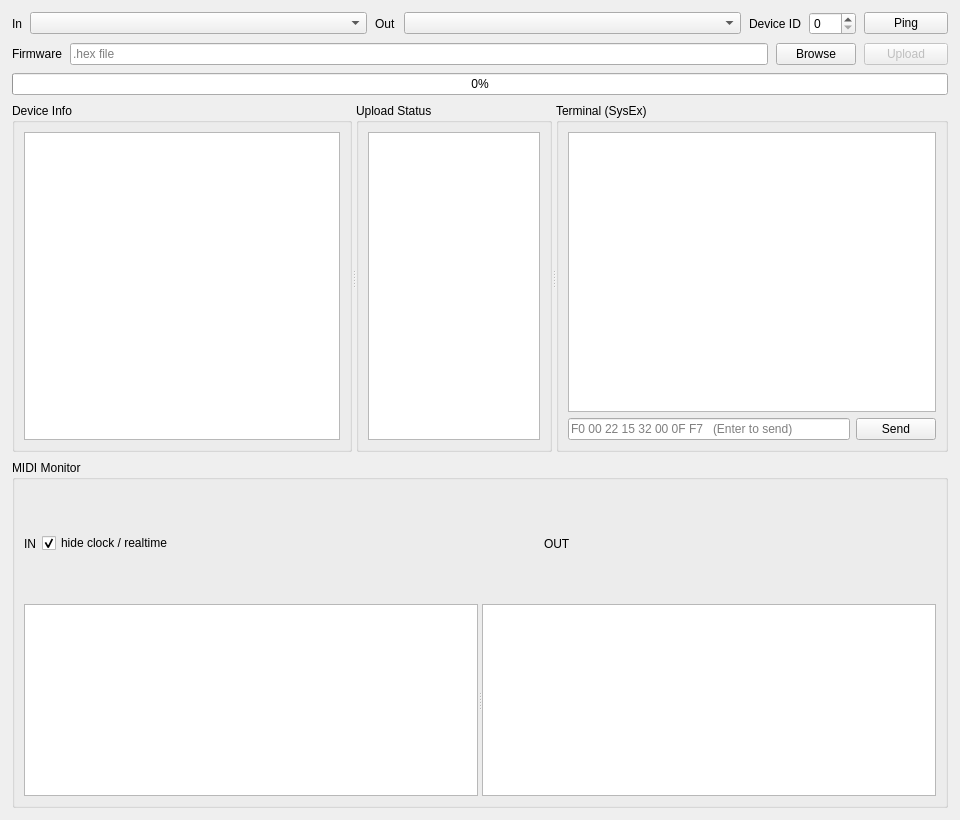
<?xml version="1.0" encoding="UTF-8"?>
<ui version="4.0">
 <class>MainWindow</class>
 <widget class="QWidget" name="MainWindow">
  <property name="geometry">
   <rect><x>0</x><y>0</y><width>960</width><height>820</height></rect>
  </property>
  <property name="windowTitle">
   <string>ADIOS Studio</string>
  </property>
  <layout class="QVBoxLayout" name="root">
   <property name="spacing"><number>8</number></property>
   <property name="leftMargin"><number>12</number></property>
   <property name="topMargin"><number>12</number></property>
   <property name="rightMargin"><number>12</number></property>
   <property name="bottomMargin"><number>12</number></property>
   <item>
    <layout class="QHBoxLayout" name="ports">
     <property name="spacing"><number>8</number></property>
     <item><widget class="QLabel" name="lblIn"><property name="text"><string>In</string></property></widget></item>
     <item>
      <widget class="QComboBox" name="inBox">
       <property name="minimumSize"><size><width>130</width><height>0</height></size></property>
       <property name="sizePolicy"><sizepolicy hsizetype="Expanding" vsizetype="Fixed"><horstretch>1</horstretch><verstretch>0</verstretch></sizepolicy></property>
      </widget>
     </item>
     <item><widget class="QLabel" name="lblOut"><property name="text"><string>Out</string></property></widget></item>
     <item>
      <widget class="QComboBox" name="outBox">
       <property name="minimumSize"><size><width>130</width><height>0</height></size></property>
       <property name="sizePolicy"><sizepolicy hsizetype="Expanding" vsizetype="Fixed"><horstretch>1</horstretch><verstretch>0</verstretch></sizepolicy></property>
      </widget>
     </item>
     <item><widget class="QLabel" name="lblId"><property name="text"><string>Device ID</string></property></widget></item>
     <item>
      <widget class="QSpinBox" name="idBox">
       <property name="maximum"><number>127</number></property>
      </widget>
     </item>
     <item>
      <widget class="QPushButton" name="queryBtn">
       <property name="text"><string>Ping</string></property>
       <property name="toolTip"><string>Read the connected board: OS, processor, flash, version</string></property>
       <property name="minimumSize"><size><width>84</width><height>0</height></size></property>
       <property name="maximumSize"><size><width>84</width><height>16777215</height></size></property>
      </widget>
     </item>
    </layout>
   </item>
   <item>
    <layout class="QHBoxLayout" name="firmware">
     <property name="spacing"><number>8</number></property>
     <item><widget class="QLabel" name="lblFw"><property name="text"><string>Firmware</string></property></widget></item>
     <item>
      <widget class="QLineEdit" name="hexPath">
       <property name="placeholderText"><string>.hex file</string></property>
      </widget>
     </item>
     <item>
      <widget class="QPushButton" name="browseBtn">
       <property name="text"><string>Browse</string></property>
      </widget>
     </item>
     <item>
      <widget class="QPushButton" name="uploadBtn">
       <property name="text"><string>Upload</string></property>
       <property name="enabled"><bool>false</bool></property>
       <property name="minimumSize"><size><width>84</width><height>0</height></size></property>
       <property name="maximumSize"><size><width>84</width><height>16777215</height></size></property>
      </widget>
     </item>
    </layout>
   </item>
   <item>
    <widget class="QProgressBar" name="progress">
     <property name="maximum"><number>100</number></property>
     <property name="value"><number>0</number></property>
    </widget>
   </item>
   <item>
    <widget class="QSplitter" name="colsSplit">
     <property name="orientation"><enum>Qt::Horizontal</enum></property>
     <property name="sizePolicy"><sizepolicy hsizetype="Expanding" vsizetype="Expanding"><horstretch>0</horstretch><verstretch>1</verstretch></sizepolicy></property>
     <widget class="QGroupBox" name="devGroup">
      <property name="title"><string>Device Info</string></property>
      <property name="minimumSize"><size><width>340</width><height>0</height></size></property>
      <property name="maximumSize"><size><width>340</width><height>16777215</height></size></property>
      <layout class="QVBoxLayout" name="devLayout">
       <item>
        <widget class="QListWidget" name="devInfo">
         <property name="wordWrap"><bool>false</bool></property>
         <property name="uniformItemSizes"><bool>true</bool></property>
         <property name="textElideMode"><enum>Qt::ElideNone</enum></property>
         <property name="horizontalScrollBarPolicy"><enum>Qt::ScrollBarAsNeeded</enum></property>
         <property name="selectionMode"><enum>QAbstractItemView::ExtendedSelection</enum></property>
        </widget>
       </item>
      </layout>
     </widget>
     <widget class="QGroupBox" name="statusGroup">
      <property name="title"><string>Upload Status</string></property>
      <property name="sizePolicy"><sizepolicy hsizetype="Preferred" vsizetype="Preferred"><horstretch>1</horstretch><verstretch>0</verstretch></sizepolicy></property>
      <layout class="QVBoxLayout" name="statusLayout">
       <item>
        <widget class="QListWidget" name="uploadStatus">
         <property name="wordWrap"><bool>false</bool></property>
         <property name="uniformItemSizes"><bool>true</bool></property>
         <property name="textElideMode"><enum>Qt::ElideNone</enum></property>
         <property name="horizontalScrollBarPolicy"><enum>Qt::ScrollBarAsNeeded</enum></property>
         <property name="selectionMode"><enum>QAbstractItemView::ExtendedSelection</enum></property>
        </widget>
       </item>
      </layout>
     </widget>
     <widget class="QGroupBox" name="termGroup">
      <property name="title"><string>Terminal (SysEx)</string></property>
      <property name="sizePolicy"><sizepolicy hsizetype="Preferred" vsizetype="Preferred"><horstretch>2</horstretch><verstretch>0</verstretch></sizepolicy></property>
      <layout class="QVBoxLayout" name="termLayout">
       <item>
        <widget class="QListWidget" name="term">
         <property name="wordWrap"><bool>false</bool></property>
         <property name="uniformItemSizes"><bool>true</bool></property>
         <property name="textElideMode"><enum>Qt::ElideNone</enum></property>
         <property name="horizontalScrollBarPolicy"><enum>Qt::ScrollBarAsNeeded</enum></property>
         <property name="selectionMode"><enum>QAbstractItemView::ExtendedSelection</enum></property>
        </widget>
       </item>
       <item>
        <layout class="QHBoxLayout" name="sendRow">
         <item>
          <widget class="QLineEdit" name="sysexBox">
           <property name="placeholderText"><string>F0 00 22 15 32 00 0F F7   (Enter to send)</string></property>
          </widget>
         </item>
         <item>
          <widget class="QPushButton" name="sendBtn">
           <property name="text"><string>Send</string></property>
          </widget>
         </item>
        </layout>
       </item>
      </layout>
     </widget>
    </widget>
   </item>
   <item>
    <widget class="QGroupBox" name="monGroup">
     <property name="title"><string>MIDI Monitor</string></property>
     <property name="sizePolicy"><sizepolicy hsizetype="Preferred" vsizetype="Expanding"><horstretch>0</horstretch><verstretch>1</verstretch></sizepolicy></property>
     <layout class="QVBoxLayout" name="monLayout">
      <item>
       <layout class="QHBoxLayout" name="monHeader">
        <item><widget class="QLabel" name="lblMonIn"><property name="text"><string>IN</string></property></widget></item>
        <item>
         <widget class="QCheckBox" name="muteRt">
          <property name="text"><string>hide clock / realtime</string></property>
          <property name="checked"><bool>true</bool></property>
         </widget>
        </item>
        <item>
         <spacer name="monHeaderSpacer1">
          <property name="orientation"><enum>Qt::Horizontal</enum></property>
          <property name="sizeHint" stdset="0"><size><width>40</width><height>20</height></size></property>
         </spacer>
        </item>
        <item><widget class="QLabel" name="lblMonOut"><property name="text"><string>OUT</string></property></widget></item>
        <item>
         <spacer name="monHeaderSpacer2">
          <property name="orientation"><enum>Qt::Horizontal</enum></property>
          <property name="sizeHint" stdset="0"><size><width>40</width><height>20</height></size></property>
         </spacer>
        </item>
       </layout>
      </item>
      <item>
       <widget class="QSplitter" name="monSplit">
        <property name="orientation"><enum>Qt::Horizontal</enum></property>
        <widget class="QListWidget" name="monIn">
         <property name="wordWrap"><bool>false</bool></property>
         <property name="uniformItemSizes"><bool>true</bool></property>
         <property name="textElideMode"><enum>Qt::ElideNone</enum></property>
         <property name="horizontalScrollBarPolicy"><enum>Qt::ScrollBarAsNeeded</enum></property>
         <property name="selectionMode"><enum>QAbstractItemView::ExtendedSelection</enum></property>
        </widget>
        <widget class="QListWidget" name="monOut">
         <property name="wordWrap"><bool>false</bool></property>
         <property name="uniformItemSizes"><bool>true</bool></property>
         <property name="textElideMode"><enum>Qt::ElideNone</enum></property>
         <property name="horizontalScrollBarPolicy"><enum>Qt::ScrollBarAsNeeded</enum></property>
         <property name="selectionMode"><enum>QAbstractItemView::ExtendedSelection</enum></property>
        </widget>
       </widget>
      </item>
     </layout>
    </widget>
   </item>
  </layout>
 </widget>
 <resources/>
 <connections/>
</ui>
